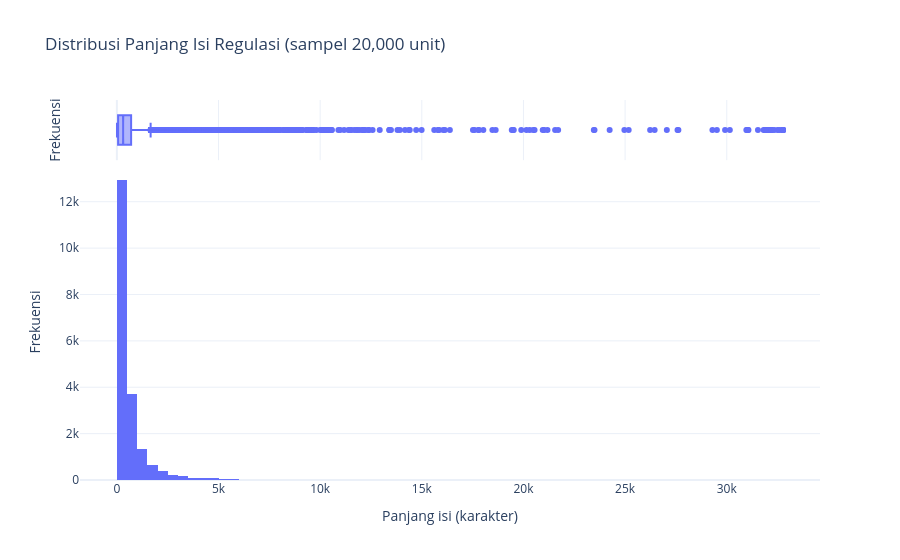

The notebook cell saved with this chart:
### Code cell
# Visualisasi 2 — Distribusi panjang isi, memakai sampel agar browser tetap responsif.
# Cukup untuk bentuk distribusi, lebih ringan untuk RAM dan browser.
SAMPLE_ROWS = 20_000
sampel_panjang = (
    lf.select(pl.col('Content').str.len_chars().alias('panjang_isi'))
    .limit(SAMPLE_ROWS)
    .collect(engine='streaming')
)
fig2 = px.histogram(sampel_panjang.to_pandas(), x='panjang_isi', nbins=80, marginal='box',
                    title=f'Distribusi Panjang Isi Regulasi (sampel {len(sampel_panjang):,} unit)',
                    labels={'panjang_isi': 'Panjang isi (karakter)'}, template='plotly_white')
fig2.update_yaxes(title='Frekuensi')
fig2.show()

### Figure 1 — Plotly figure (JSON) as saved in the notebook; plotly's stock layout.template omitted (floating-point values rounded to 4 significant figures; data arrays with more than 128 entries replaced by an {"elided": "..."} marker saying what was removed)
{"data": [{"bingroup": "x", "hovertemplate": "Panjang isi (karakter)=%{x}<br>count=%{y}<extra></extra>", "legendgroup": "", "marker": {"color": "#636efa", "pattern": {"shape": ""}}, "name": "", "nbinsx": 80, "orientation": "v", "showlegend": false, "type": "histogram", "x": {"elided": "20000 int values"}, "xaxis": "x", "yaxis": "y"}, {"hovertemplate": "Panjang isi (karakter)=%{x}<extra></extra>", "legendgroup": "", "marker": {"color": "#636efa"}, "name": "", "notched": true, "showlegend": false, "type": "box", "x": {"elided": "20000 int values"}, "xaxis": "x2", "yaxis": "y2"}], "layout": {"barmode": "relative", "legend": {"tracegroupgap": 0}, "title": {"text": "Distribusi Panjang Isi Regulasi (sampel 20,000 unit)"}, "xaxis": {"anchor": "y", "domain": [0, 1], "title": {"text": "Panjang isi (karakter)"}}, "xaxis2": {"anchor": "y2", "domain": [0, 1], "matches": "x", "showgrid": true, "showticklabels": false}, "yaxis": {"anchor": "x", "domain": [0, 0.8316], "title": {"text": "Frekuensi"}}, "yaxis2": {"anchor": "x2", "domain": [0.8416, 1], "matches": "y2", "showgrid": false, "showline": false, "showticklabels": false, "ticks": "", "title": {"text": "Frekuensi"}}}}
